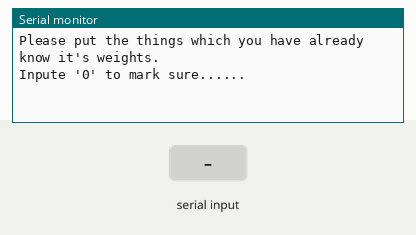
Bench run of a sketch on a simulated Arduino Uno, built for the host (arithmetic inside an expression is 32-bit, double 64-bit). Parts: the last lines printed to the serial monitor. The test bench sets the inputs (shaded band). EEPROM starts erased.

Above: at 0.8 s.
0.9 s: "0" received over Serial
At 2.1 s:
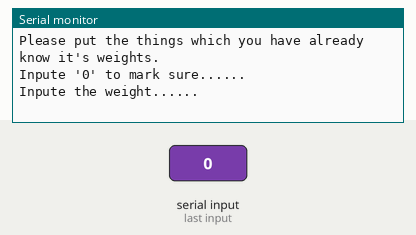
2.4 s: "90,45\n" received over Serial
At 3.4 s:
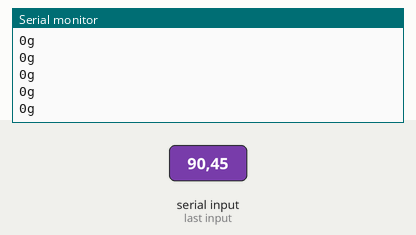

The sketch:

eeprom.ino
```cpp
#include <EEPROM.h>

/*
儲存校准值(eeprom addr 1-4)
*/
void saveScale(unsigned long x)
{
  //存入內定eeprom（先存地位  再存高位 1-4）
  for(int i=0;i<4;i++)
  {
    EEPROM.write(1+i,(x>>i*8)&0xFF);
    delay(1);
  }
}

/*
讀取校准值(eeprom addr 1-4)
*/
unsigned long readScale()
{
  //float資料低位到高位 位址 ：1-4
  unsigned long temp = 0;
  for(int i=0;i<4;i++)
  {
    temp = temp<<8;
    temp |= EEPROM.read(4-i);
  }
  return temp;
}

/*
寫入密鑰值(eeprom addr 0)
*/
void saveKey(unsigned char key)
{
  EEPROM.write(0,key);
}
/*
讀取密鑰值(eeprom addr 0)
*/
unsigned char readKey()
{
  return EEPROM.read(0);
}
```

DZC.ino
```cpp
#include <HX711.h>

// Hx711.DOUT: A1
// Hx711.SCK:  A0

Hx711 scale(A1, A0);

void setup()
{
  Serial.begin(9600);
  if(readKey() == 0x77)//判斷是不是第一次使用
  {
    HX711Init();//起始化HX711
  }
  else//第一次使用
  {
    Adjust();//校准電子稱
    saveKey(0x77);//儲存key值到eeprom
    HX711Init();//起始化HX711
  }
}

void loop()
{
  Serial.print((int)scale.getWeight(5));//測量和顯示重量
  Serial.println("g");
}
/////////////////////////////////////////////////////////////////////////
/////////////////////////////////////////////////////////////////////////
/////////////////////////////////////////////////////////////////////////

/*
HX711起始化
*/
void HX711Init(void)
{
  Serial.println("System Init,Please Wait...");

  long offset= scale.getAverageValue(30);//計算偏移量(此時稱必須保持水平且稱上不能有東西！！！)
  scale.setOffset(offset);//設定偏移
  scale.setScale(readScale());//設定比例(從eeprom中讀取)
}

/*
校准程式
*/
void Adjust(void)
{
  long x0,x1;
  x0 = scale.getAverageValue(30);//取0g時候的值
  Serial.println("Please put the things which you have already know it's weights.");
  Serial.println("Inpute '0' to mark sure......");
  while(true)
  {
    if(Serial.available() > 0)
    {
      if(Serial.read() == '0') break;
    }
  }
  x1 = scale.getAverageValue(30);//取放物品時候的值
  Serial.println("Inpute the weight......");

  //接收一字串
  String s = "";
  while(true)
  {
    while (Serial.available() > 0)//接收
    {
      s += char(Serial.read());
      delay(2);
    }
    if(s.length()>0)//接收完成
    {
      break;
    }
  }
  int weight = s.toInt(); //字串轉整形資料
  float temp = (float)(x1-x0)/weight;//計算比例值
  scale.setScale(temp);//比例值寫入Hx711類別
  saveScale(temp);//儲存比例值
  Serial.println("Adjust Completed!");
}
```

Measured:
- after the input at 0.9 s, the serial monitor: prints a new line at once (image 1)
- after the input at 2.4 s, the serial monitor: prints a new line at once (image 2)
